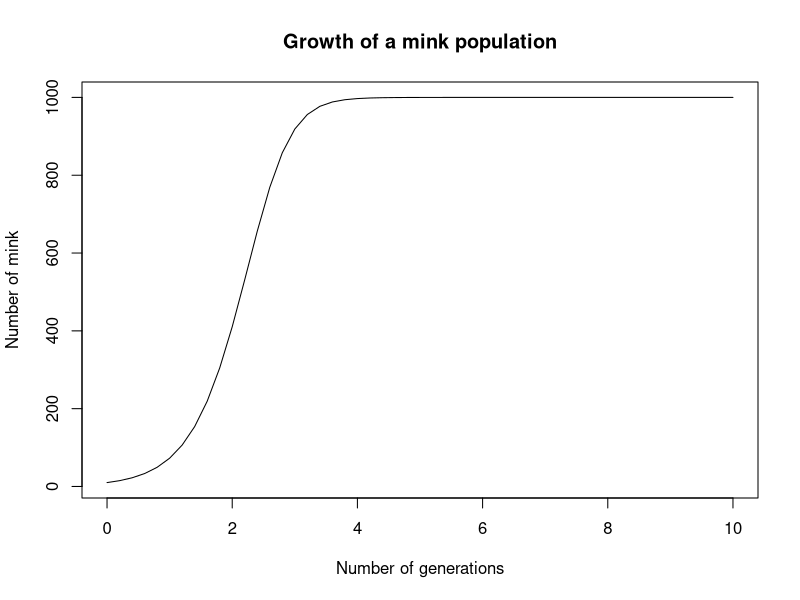
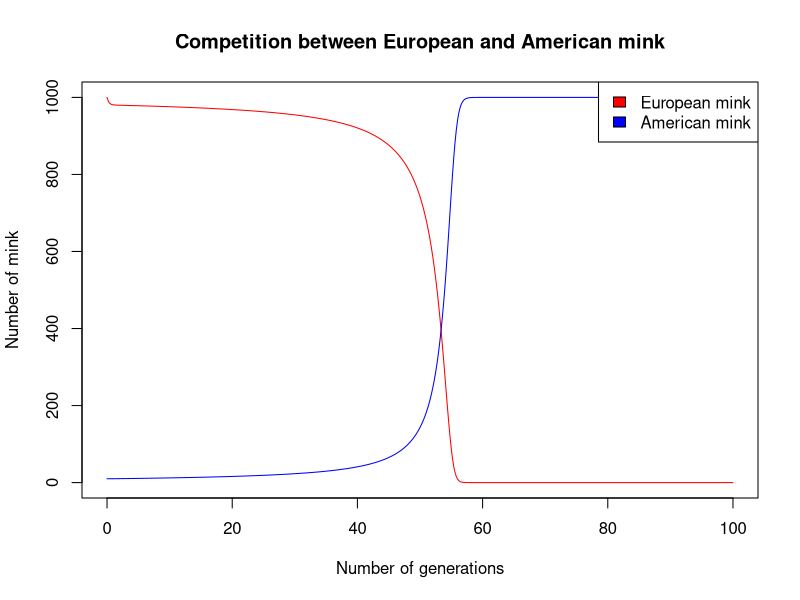
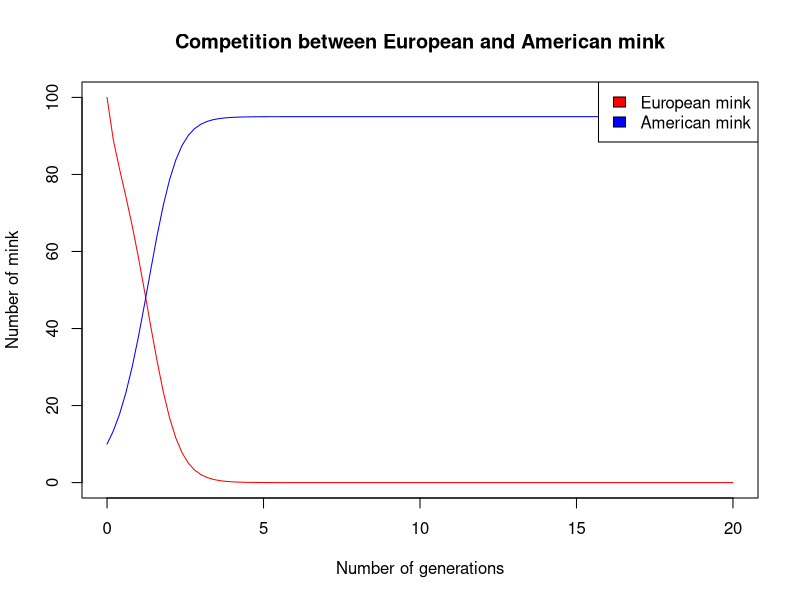
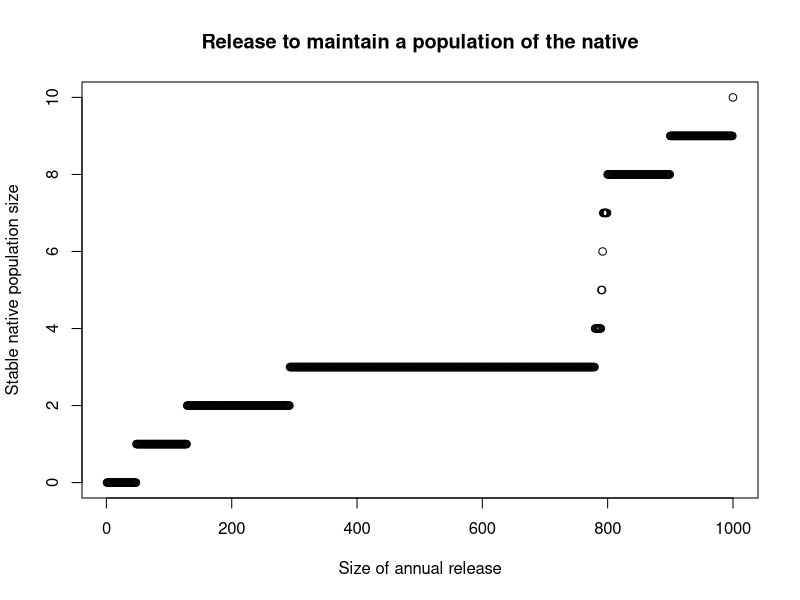

Write the R code that produced these figures, in order.
## ---- chunk 1
knitr::opts_chunk$set(echo = TRUE)
## ---- chunk 2
# I'm going to define the function that does a simulation run up here and hide
# it, since it's not that relevant to the actual models. Of course, everyone
# will see it when they download this file, but you can just ignore this if you
# don't understand it.
run_simulation <- function(
        f,        # A function that defines the system of equations
        X,        # The initial populations
        N,        # The number of generations.
        d = 0.2   # The size of the step -- keep it small to avoid chaos.
) {
        # Define the number of simulation steps.
        n_steps <- floor(N / d)
        # Define the number of populations.
        n_pop <- length(X)
        # Define a matrix to hold all the results. Have an extra column for
        # the timestamp, and an extra row for the initial conditions.
        results <- matrix(nrow = n_steps + 1, ncol = n_pop + 1)
        # Insert the initial populations.
        results[1, ] <- c(0, X)
        # Run the simulation. Use a first-order approximation.
        for (t in 1:n_steps) {
                results[t + 1, -1] <- results[t, -1] + f(results[t, -1]) * d
                # Prevent negative populations
                results[t + 1, -1] <- ifelse(
                        results[t + 1, -1] < 0,
                        0,
                        results[t + 1, -1]
                )
                # Add the timestamp
                results[t + 1, 1] <- t * d
        }
        return(results)
}
## ---- chunk 3
logistic <- function(X) {
        # Define the parameters.
        K <- 1000
        r <- 2.5
        # Calculate the result from the model.
        res <- r * X * (1 - X / K)
        return(res)
}
## ---- chunk 4
res <- run_simulation(
        logistic,   # Use our model.
        X = 10,     # Start with 10 individuals.
        N = 10      # Run it for 20 generations (ie. years).
)
## ---- chunk 5
# Plot our results.
plot(
        res[, 1], res[, 2],
        type = "l",    # For a line graph
        xlab = "Number of generations",
        ylab = "Number of mink",
        main = "Growth of a mink population"
)
## ---- chunk 6
lv_competition <- function(X) {
        # Define the parameters.
        K <- 1000
        rx <- 2.5
        ry <- 2     # Smaller litters for the invader
        a_xy <- 2   # Competitive impact on the natives
        a_yx <- 1   # Competitive impact on the invaders
        # Read the current population values
        x <- X[1]
        y <- X[2]
        # Calculate the equation results.
        res_x <- rx * x * (1 - (x + a_xy * y) / K)
        res_y <- ry * y * (1 - (y + a_yx * x) / K)
        return(c(res_x, res_y))
}
## ---- chunk 7
res <- run_simulation(
        lv_competition,   # Use our model.
        X = c(1000, 10),  # Start with 10 invaders, and the natives at carrying capacity.
        N = 100           # Run it for 100 generations (ie. years).
)
## ---- chunk 8
# Plot our results.
plot(
        res[, 1], res[, 2],  # Natives
        type = "l",    # For a line graph
        col = "red",
        xlab = "Number of generations",
        ylab = "Number of mink",
        main = "Competition between European and American mink",
        ylim = c(0, 1000)    # Plot the full y-axis
)
lines(res[, 1], res[, 3], col = "blue")  # Invaders
legend(
        "topright",
        legend = c("European mink", "American mink"),
        fill = c("red", "blue")
)
## ---- chunk 9
summary(res[
        res[, 1] < 20,   # Look at population within the first 20 years
        3                # For the invasive
])
## ---- chunk 10
catford <- function(
        X,
        hx = 0,
        hy = 0,    # Propagule pressure -- 0 for now.
        mx = 0.1,
        my = mx   # Mortality rates -- equal for now.
) {
        # Define the parameters.
        K <- 100    # Number of habitat patches
        rx <- 2.5
        ry <- 2     # Smaller litters for the invader
        # Read the current population values
        x <- X[1]
        y <- X[2]
        # Calculate the equation results.
        res_x <- (rx * x + hx) * (1 - (x + y) / K) - (mx + ry * y / K + hy) * x
        res_y <- (ry * y + hy) * (1 - y / K) - my * y
        return(c(res_x, res_y))
}
## ---- chunk 11
res <- run_simulation(
        catford,          # Use our model.
        X = c(100, 10),   # Start with 10 invaders, and the natives at carrying capacity.
        N = 20            # Run it for 20 generations (ie. years).
)
## ---- chunk 12
# Plot our results.
plot(
        res[, 1], res[, 2],  # Natives
        type = "l",    # For a line graph
        col = "red",
        xlab = "Number of generations",
        ylab = "Number of mink",
        main = "Competition between European and American mink",
        ylim = c(0, 100)    # Plot the full y-axis
)
lines(res[, 1], res[, 3], col = "blue")  # Invaders
legend(
        "topright",
        legend = c("European mink", "American mink"),
        fill = c("red", "blue")
)
## ---- chunk 13
# Let's run a simulation for values of hx ranging from 1 to 1000, and see
# how many European mink-occupied habitats we have after 50 years.
hx <- 1:1000
res <- rep(NA, length(hx))    # create a vector to hold the results
for (i in seq_along(hx)) {
        sim_res <- run_simulation(
                # Use our model with the new value of h
                function(X) catford(X, hx = hx[i]),
                X = c(100, 10),   # Start with 10 invaders, and the natives at carrying capacity.
                N = 50            # Run it for 50 generations (ie. years).
        )
        # Store the last value of the native population.
        res[i] <- floor(sim_res[nrow(sim_res), 2])
}
## ---- chunk 14
# Let's plot the results.
plot(
        hx, res,
        xlab = "Size of annual release",
        ylab = "Stable native population size",
        main = "Release to maintain a population of the native",
)
